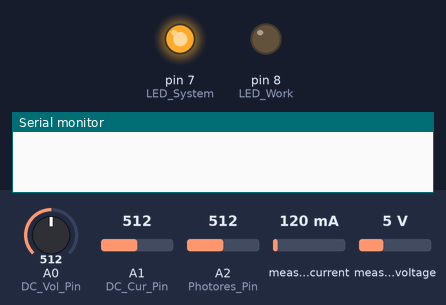
Simulated run of this sketch. Board: Arduino Uno, built with avr-gcc and run on an emulated ATmega328P. On the bench: output pins drawn as LEDs (lit = HIGH), the last lines printed to the serial monitor. The test bench sets the inputs (shaded band); at power-on: A0 (DC_Vol_Pin) = 512, A1 (DC_Cur_Pin) = 512, A2 (Photores_Pin) = 512, measured current 120 mA, measured voltage 5 V. No radio packets arrive unless stated.

Above: at 5.1 s.
At 10.29 s:
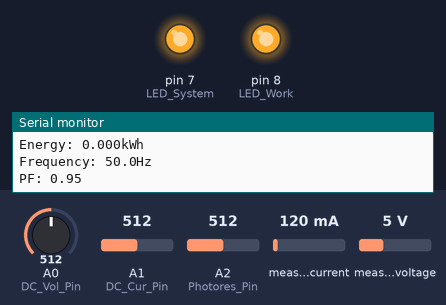
Timing chart, 0 to 13.5 s (numbered marks = the images above):
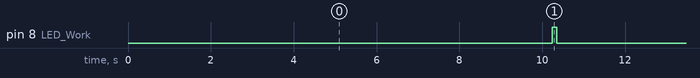

The sketch:

Solar_Node.ino
```cpp
// Khai bao su dung cac thu vien
#include <PZEM004Tv30.h>      // https://github.com/mandulaj/PZEM-004T-v30
#include <SoftwareSerial.h>
#include <LoRa.h>             // https://github.com/sandeepmistry/arduino-LoRa
#include <SPI.h>              // https://github.com/arduino/ArduinoCore-avr/tree/master/libraries/SPI

// So do noi day voi module SPI SX1278 LoRa
//* LoRa         Arduino Uno R3     ATmega328P
//* VCC              3.3V
//* GND              GND
//* RST               9              PB1 - 15
//* DIO0              2              PD2 - 4
//* EN/NSS            10             PB2 - 16
//* MOSI              11             PB3 - 17
//* MISO              12             PB4 - 18
//* SCK               13             PB5 - 19

// Khai bao ten cho cac chan
#define DC_Vol_Pin A0  // Chan noi doc dien ap DC
#define DC_Cur_Pin A1  // Chan noi doc dong dien DC
#define Photores_Pin A2 // Chan noi doc gia tri quang tro
#define LED_System 7   // LED he thong, ON = sang, OFF = tat, PD7 - 13
#define LED_Work 8     // LED bao da gui du lieu xong, PB0 - 14

// Khai bao bien va du lieu
String LoRaMessage = "";  // Chuoi du lieu gui di qua mang LoRa
char device_id[6] = "VNVP2";  // Thiet lap ma ID xac nhan Node2 = Solar Node

int Vol_Value = 0;  // Gia tri analog tai chan A0
float Vol_DC = 0;   // Gia tri dien ap tai chan A0
float R1 = 10000.0;
float R2 = 2000.0;  // Gia tri dien tro cau phan ap

const float R_Shunt = 0.12; // Gia tri dien tro Shunt
const float R1_OA = 1000.0; // Gia tri dien tro R1 Op-amp
const float R2_OA = 49000.0;  // Gia tri dien tro R2 op-amp
int Cur_Value = 0;  // Gia tri analog tai chan A1
float Vol_Cur = 0; // Gia tri dien ap tai chan A1
float Vol_Shunt;  // Gia tri dien ap tai dien tro Shunt
float Cur_Shunt;  // Gia tri dong dien tai dien tro Shunt

float Cur_DC = 0; // Gia tri dong dien DC
float Power_DC = 0; // Gia tri cong suat DC

float Vol_AC, Cur_AC, Power_AC, Energy, Frequency, PowerFactor; // Cac gia tri thong so AC

float Photores_Val;
float Weather;

unsigned long last_time = 0;  // Gia tri time

SoftwareSerial pzemSWSerial(5, 6);
/* Use software serial for the PZEM
 * Pin 5 Rx (Connects to the Tx pin on the PZEM)
 * Pin 6 Tx (Connects to the Rx pin on the PZEM)
*/
PZEM004Tv30 pzem;

void DC_Vol()
{
  Vol_Value = analogRead(DC_Vol_Pin);

  Vol_DC = Vol_Value*(5/1023.);
  Vol_DC = float(Vol_DC*(R1+R2)/R2);  // Cau phan ap
}

void DC_Cur()
{
  for(int i = 0; i < 100; i++)
  {
    Cur_Value += analogRead(DC_Cur_Pin);
    delay(1);
  }

  Cur_Value /= 100.0;
  Vol_Cur = Cur_Value*(5.0/1023.0);

  Vol_Shunt = Vol_Cur/(1 + (R2_OA/R1_OA));  // Khuech dai Op-amp
  Cur_Shunt = Vol_Shunt / R_Shunt;
}

void DC_Pow()
{
  Cur_DC = Cur_Shunt;  // I = I_Shunt
  Power_DC = Vol_DC * Cur_DC; // P = U * I
}

void AC_Pow()
{
  // Read the data from the sensor
  Vol_AC = pzem.voltage();
  Cur_AC = pzem.current();
  Power_AC = pzem.power();
  Energy = pzem.energy();
  Frequency = pzem.frequency();
  PowerFactor = pzem.pf();

  // Check if the data is valid
  if(isnan(Vol_AC))
  {
    Vol_AC = Cur_AC = Power_AC = Energy = Frequency = PowerFactor = 0.00;
  }
  else
  {
    // Print the values to the Serial console
    Serial.print("Voltage: ");      Serial.print(Vol_AC);         Serial.println("V");
    Serial.print("Current: ");      Serial.print(Cur_AC);         Serial.println("A");
    Serial.print("Power: ");        Serial.print(Power_AC);       Serial.println("W");
    Serial.print("Energy: ");       Serial.print(Energy,3);       Serial.println("kWh");
    Serial.print("Frequency: ");    Serial.print(Frequency, 1);   Serial.println("Hz");
    Serial.print("PF: ");           Serial.println(PowerFactor);
  }
}

void Photoresistor_Read()
{
  Photores_Val = analogRead(Photores_Pin);

  if(Photores_Val <= 200)
  {
    Weather = 0.00;  // Khong co nang
  }
  else
  {
    Weather = 1.00;  // Co nang
  }
}

void setup()
{
  Serial.begin(115200); // Cau hinh Serial Port
  pzem = PZEM004Tv30(pzemSWSerial); // Cau hinh module PZEM

  pinMode(LED_System, OUTPUT); // Khoi tao cau hinh LED ON/OFF he thong
  pinMode(LED_Work, OUTPUT); // Khoi tao cau hinh LED bao trang thai gui du lieu
  digitalWrite(LED_System, HIGH); // Node ON

  while (!Serial);

  if (!LoRa.begin(433E6))
  {
//    Serial.println("Starting LoRa failed!");
//    while (1);
    asm volatile ("jmp 0");
  }
}

void loop()
{
  if (!LoRa.begin(433E6))
  {
    asm volatile ("jmp 0");
  }
  else
  {
    if((unsigned long)(millis()-last_time) > 10000) // Thuc hien sau moi 10s
    {
      DC_Vol();
      DC_Cur();
      DC_Pow();
      AC_Pow();
      Photoresistor_Read();

      // Dong goi ID Node2, cac ket qua du lieu, cac ky tu dac biet thanh 1 chuoi
      LoRaMessage = String(device_id) + "/" + String(Vol_DC) + "~" + String(Cur_DC) + "!" + String(Power_DC)
                  + "@" + String(Vol_AC) + "#" + String(Cur_AC) + "$" + String(Power_AC)
                  + "%" + String(Energy) + "^" + String(Frequency) + "&" + String(PowerFactor) + "*" + String(Weather);

      // send packet
      LoRa.beginPacket();
      LoRa.print(LoRaMessage);
      LoRa.endPacket();

      digitalWrite(LED_Work, HIGH); // sent data
      delay(100);
      digitalWrite(LED_Work, LOW);

      // Clear
      Vol_DC = Cur_DC = 0.00;

      last_time = millis();
    }
  }
}
```

Measured:
- by itself, pin 8 (LED_Work): alternates HIGH for 0.10 s and LOW for 10.2 s
